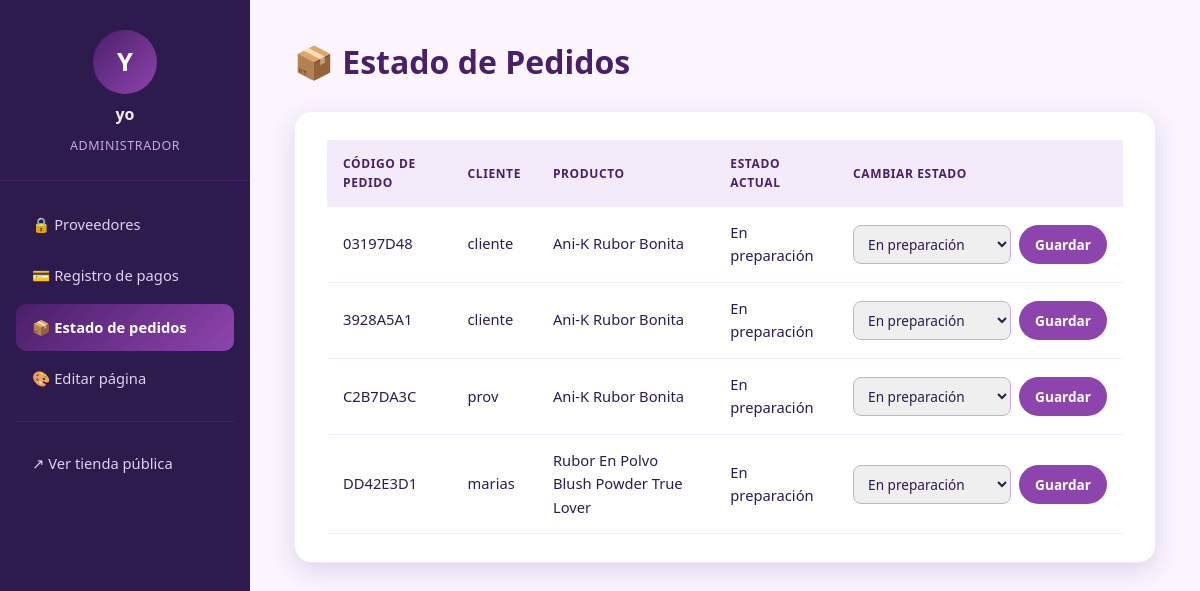
The app's page /adm/pedidos/ (signed in), older data.
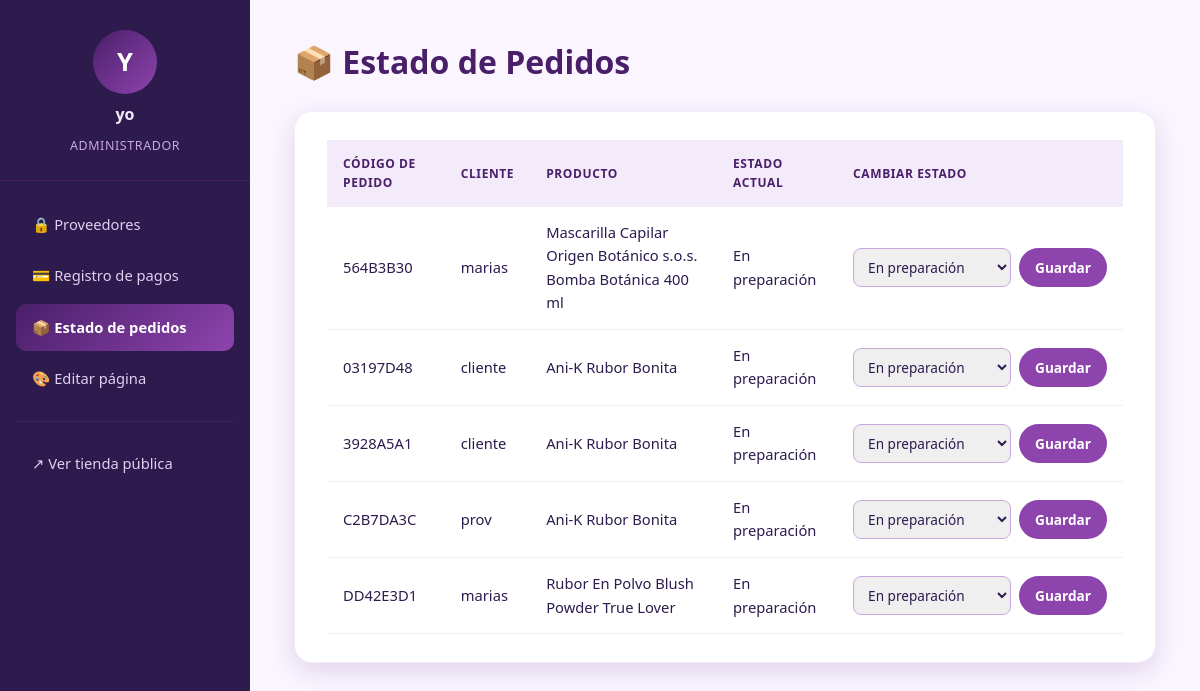
The same page, newer data.
### rastreo/models.py (models this page shows, shortened)
class Envio(models.Model):
    ESTADOS = [
        ('preparando', 'En preparación'),
        ('listo', 'Listo'),
        ('en_camino', 'En viaje'),
        ('entregado', 'Llegó a su destino'),
        ('cancelado', 'Cancelado'),
    ]
    METODOS_PAGO = [
        ('nequi', 'Nequi'),
        ('tarjeta', 'Tarjeta (Visa/Mastercard)'),
        ('pse', 'PSE'),
        ('mercadopago', 'Mercado Pago'),
        ('contraentrega', 'Pago contraentrega'),
    ]
    cliente = models.ForeignKey(settings.AUTH_USER_MODEL, on_delete=models.CASCADE, related_name='envios')
    producto = models.ForeignKey(Producto, on_delete=models.CASCADE)
    fecha_creacion = models.DateTimeField(auto_now_add=True)
    estado_actual = models.CharField(max_length=20, choices=ESTADOS, default='preparando')
    numero_guia = models.CharField(max_length=20, unique=True)
    cantidad = models.PositiveIntegerField(default=1)
    precio_unitario = models.DecimalField(max_digits=10, decimal_places=2, default=0)
    nombre_destinatario = models.CharField(max_length=150, blank=True)
    telefono = models.CharField(max_length=20, blank=True)
    correo = models.EmailField(blank=True)
    direccion = models.CharField(max_length=255, blank=True)
    departamento = models.CharField(max_length=100, blank=True)
    ciudad = models.CharField(max_length=100, blank=True)
    metodo_pago = models.CharField(max_length=20, choices=METODOS_PAGO, blank=True)

### inventario/models.py (models this page shows, shortened)
class Producto(models.Model):
    proveedor = models.ForeignKey(User, on_delete=models.CASCADE, related_name='productos')
    categoria = models.ForeignKey(Categoria, on_delete=models.SET_NULL, null=True, related_name='articulos')
    nombre = models.CharField(max_length=150)
    marca = models.CharField(max_length=100, blank=True, null=True)
    descripcion = models.TextField()
    precio = models.DecimalField(
        max_digits=10,
        decimal_places=2,
        validators=[MinValueValidator(Decimal("0.00"))],
    )
    cantidad_disponible = models.PositiveIntegerField(default=0)
    imagen = models.ImageField(upload_to='productos/', blank=True, null=True)
    esta_activo = models.BooleanField(default=True, help_text="Permite pausar la venta del producto sin eliminarlo")
    fecha_creacion = models.DateTimeField(auto_now_add=True)
    ultima_actualizacion = models.DateTimeField(auto_now=True)

### administracion/views.py (the view)
# urls.py: path('pedidos/', views.pedidos, name='pedidos'),
@admin_required
def pedidos(request):
    Envio = apps.get_model('rastreo', 'Envio')
    pedidos_lista = (
        Envio.objects
        .select_related('cliente', 'producto')
        .order_by('-fecha_creacion')
    )
    return render(request, 'administracion/pedidos.html', {
        'pedidos': pedidos_lista,
        'estados': Envio.ESTADOS,
        'active': 'pedidos',
    })

### administracion/templates/administracion/pedidos.html (shortened to what this page needs)
{% extends 'administracion/base_admin.html' %}
{% block contenido %}
    <h1>📦 Estado de Pedidos</h1>
    <section class="admin-card">
        {% if pedidos %}
            <table class="admin-table">
                <thead>
                    <tr>
                        <th>Código de pedido</th>
                        <th>Cliente</th>
                        <th>Producto</th>
                        <th>Estado actual</th>
                        <th>Cambiar estado</th>
                    </tr>
                </thead>
                <tbody>
                {% for envio in pedidos %}
                    <tr>
                        <td>{{ envio.numero_guia }}</td>
                        <td>{{ envio.cliente.username }}</td>
                        <td>{{ envio.producto.nombre }}</td>
                        <td>{{ envio.get_estado_actual_display }}</td>
                        <td>
                            <form method="post" action="{% url 'administracion:actualizar_estado_pedido' envio_id=envio.id %}" style="display:flex; gap:8px;">
                                <select name="estado_actual" class="select-estado">
                                    {% for valor, etiqueta in estados %}
                                        <option value="{{ valor }}" {% if valor == envio.estado_actual %}selected{% endif %}>{{ etiqueta }}</option>
                                    {% endfor %}
                                </select>
                                <button type="submit" class="btn btn-approve">Guardar</button>
                            </form>
                        </td>
                    </tr>
                {% endfor %}
                </tbody>
            </table>
        {% else %}
            <p>Todavía no hay pedidos registrados.</p>
        {% endif %}
    </section>
{% endblock %}

Row changes from the older to the newer data that the page shows:
added Envio: numero_guia "564B3B30", cliente.username "marias", producto.nombre "Mascarilla Capilar Origen Botánico s.o.s. Bomba Botánica 400 ml", estado_actual "En preparación"
